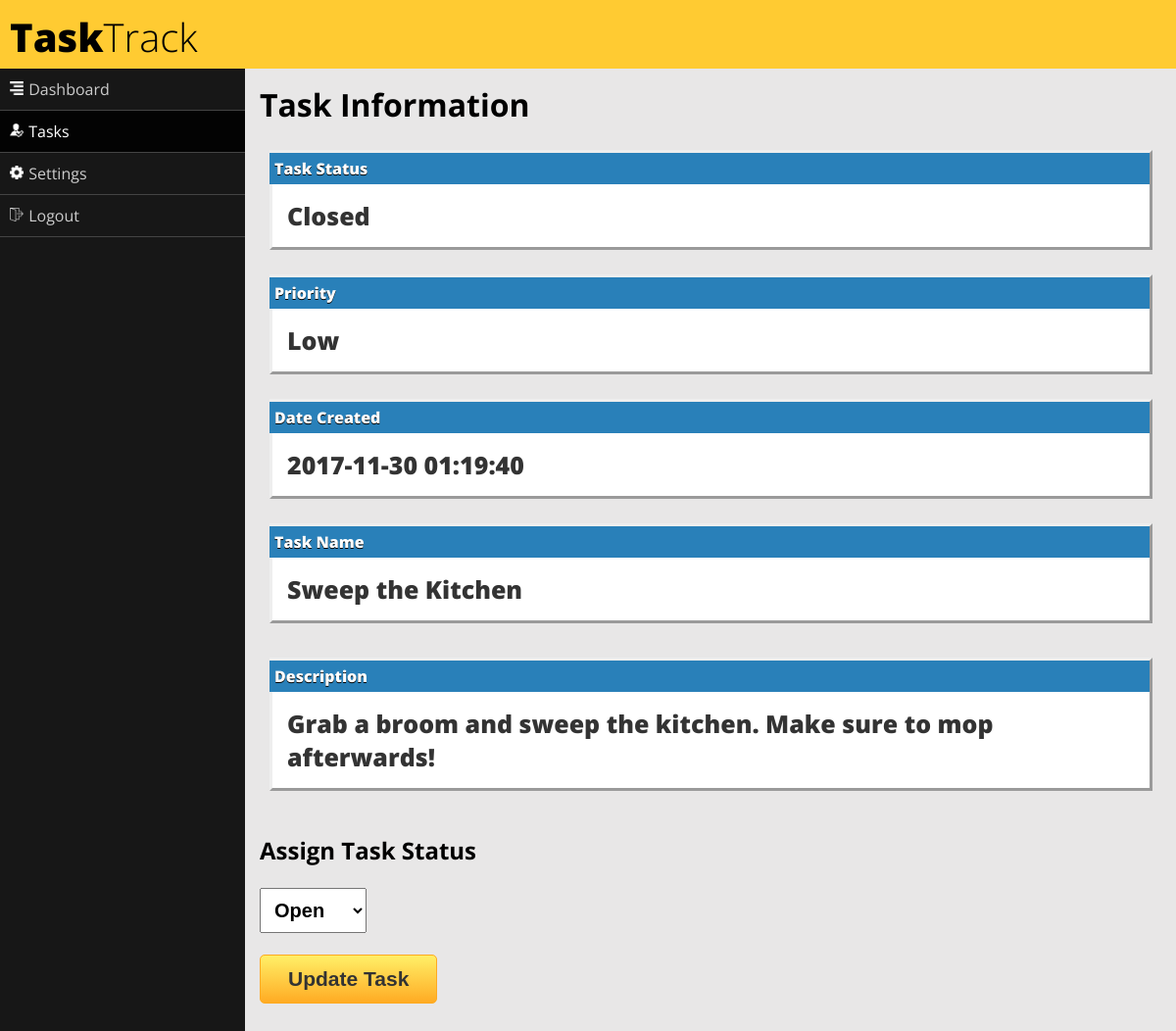
The page /pages/viewtask.php?tID=33 (signed in) on the database its author committed.
### tables this page shows
CREATE TABLE `TASKS` (
  `task_id` int(11) NOT NULL,
  `actor` varchar(10) NOT NULL,
  `task_name` varchar(100) NOT NULL,
  `description` varchar(500) NOT NULL,
  `status` varchar(10) NOT NULL,
  `date_created` datetime NOT NULL DEFAULT CURRENT_TIMESTAMP,
  `date_closed` datetime DEFAULT NULL,
  `priority` varchar(10) NOT NULL,
  `user_email` varchar(50) NOT NULL
);

### html/pages/viewtask.php (the view, shortened to what this page needs)
<!DOCTYPE html>
<html>
<head>
<link rel="stylesheet" type="text/css" href="admin.css">
</head>
<body>
<div id="header">
  <div class="logo">
    <a href="#">Task<span>Track</span></a>
  </div>
</div>
<div id="container">
  <div class="sidebar">
    <ul id="nav">
      <li><a href="../main.php"><img src="../img/menu.png" style="width:1.2em;padding-right:5px;">Dashboard</a></li>
      <li><a class="selected" href="tasks.php"><img src="../img/verification.png" style="width:1.2em;padding-right: 5px;">Tasks</a></li>
      <li><a href="settings.php"><img src="../img/settings.png" style="width:1.2em;padding-right: 5px;">Settings</a></li>
      <li><a href="/scripts/logout.php"><img src="../img/exit.png" style="width:1.2em;padding-right: 5px;">Logout</a></li>
    </ul>
  </div>
   <div class="content">
    <h1>Task Information</h1>
     <div id="db" style="width:99%;padding-top:10px;padding-left:10px;">
     <div class="db-top" style="text-align:left;">Task Status</div>
     <div class="db-panel" style="text-align:left;"><?php getTask(Status); ?></div>
    </div>
     <div id="db" style="width:99%;padding-top:10px;padding-left:10px;">
     <div class="db-top" style="text-align:left;">Priority</div>
     <div class="db-panel" style="text-align:left;"><?php getTask(Priority); ?></div>
    </div>
     <div id="db" style="width:99%;padding-top:10px;padding-left:10px;">
     <div class="db-top" style="text-align:left;">Date Created</div>
     <div class="db-panel" style="text-align:left;"><?php getTask(date_created); ?></div>
    </div>
    <div id="db" style="width:99%;padding-top:10px;padding-left:10px;">
     <div class="db-top" style="text-align:left;">Task Name</div>
     <div class="db-panel" style="text-align:left;"> <?php getTask(task_name); ?> </div>
    </div>
    <div id="db" style="width:99%;padding-top:20px;padding-left:10px;">
     <div class="db-top" style="text-align:left;">Description</div>
     <div class="db-panel" style="text-align:left;"> <?php getTask(description); ?></div>
    </div>
     <form action="../scripts/userUpdateTask.php" method="post">
     <br><br>
       <h2>Assign Task Status</h2>
       <br>
      <select name="taskpriority" style="padding:10px 10px 10px 10px;font-weight:bold;font-size:20px;">
        <option value="Open">Open</option>
      </select>
      <br><br>
      <input type="submit" value="Update Task" class="myButton">
      </form>
    </div>
</div>
</body>
</html>
<?php
function getTask($X){
$servername = "localhost";
$username = "root";
$password = "6SZP)}+33Ez&^Uqt";
$mysqli = mysqli_connect($servername, $username, $password, "COSCPROJECT");
if (mysqli_connect_errno()) {
  printf ("Connect failed: %s\n", mysqli_connect_error());
  exit();
} else {
   $taskID = $_GET['tID'];
   $sql = "SELECT $X FROM TASKS WHERE task_id='$taskID'";
   $result = mysqli_query($mysqli, $sql);
   if(mysqli_num_rows($result) > 0){
     while($row = mysqli_fetch_assoc($result)){
       echo $row["$X"];
       break;
    }
    }
    }
    }
?>

### html/pages/admin.css (style rules this page uses)
* { margin: 0; padding: 0; box-sizing: border-box; }
html, body { height: 100%; }
body { font-family: 'Open Sans'; background-color:#E8E7E7; }
a { text-decoration: none; }
h1 { background-color: #E8E7E7; }
div#header { width: 100%; height: 70px; background-color: #FFCB32; margin: 0 auto; }
.logo { float: left; margin-top: 10px; margin-left: 10px; }
.logo a { font-size: 2.5em; color: black; font-weight: 900; }
.logo a span { font-weight: 300; }
div#container { width: 100%; height:100%; margin: 0 auto; }
.sidebar { width: 250px; background:#171717; float: left; margin-bottom: -5000px; padding-bottom: 5000px; overflow: hidden; }
ul#nav li { list-style: none; }
ul#nav li a { color: #ccc; display: block; padding: 10px; font-size: 1em; border-bottom: 1px solid #444; -webkit-transition: all 0.2s ease; -moz-transition: all 0.2s ease; -ms-transition: all 0.2s ease; -o-transition: all 0.2s ease; transition: all 0.2s ease; }
ul#nav li a.selected { background: #030303; color:#fff; }
.content { width: auto; height: 100%; background: #E8E7E7; margin-left: 250px; padding: 15px; }
div#db { margin-top: 15px; }
div#db .db-top { color: #fff; text-shadow: 0 1px #000; background: #2980b9; padding: 5px; font-weight: 900; text-align:center; border-style:outset; border-width:3px 3px 0 0; }
div#db .db-panel { padding: 15px; background: #fff; color: #333; font-size:25px; text-align:center; font-weight:900; border-style:outset; border-width:0 3px 3px 3px; }
@media only screen and (min-width: 480px) { .sidebar { min-height: 900px; display: block; } }
@media only screen and (min-width: 480px) { .myButton { background:-webkit-gradient(linear, left top, left bottom, color-stop(0.05, #ffec64), color-stop(1, #ffab23)); background:-moz-linear-gradient(top, #ffec64 5%, #ffab23 100%); background:-webkit-linear-gradient(top, #ffec64 5%, #ffab23 100%); background:-o-linear-gradient(top, #ffec64 5%, #ffab23 100%); background:-ms-linear-gradient(top, #ffec64 5%, #ffab23 100%); background:linear-gradient(to bottom, #ffec64 5%, #ffab23 100%); filter:progid:DXImageTransform.Microsoft.gradient(startColorstr='#ffec64', endColorstr='#ffab23',GradientType=0); background-color:#ffec64; -moz-border-radius:5px; -webkit-border-radius:5px; border-radius:5px; border:1px solid #ffaa22; display:inline-block; cursor:pointer; color:#333333; font-family:Arial; font-size:21px; font-weight:bold; padding:12px 28px; text-decoration:none; } }

### rows shown on the page
tasks: status "Closed", priority "Low", date_created "2017-11-30 01:19:40", task_name "Sweep the Kitchen", description "Grab a broom and sweep the kitchen. Make sure to mop afterwards!"
